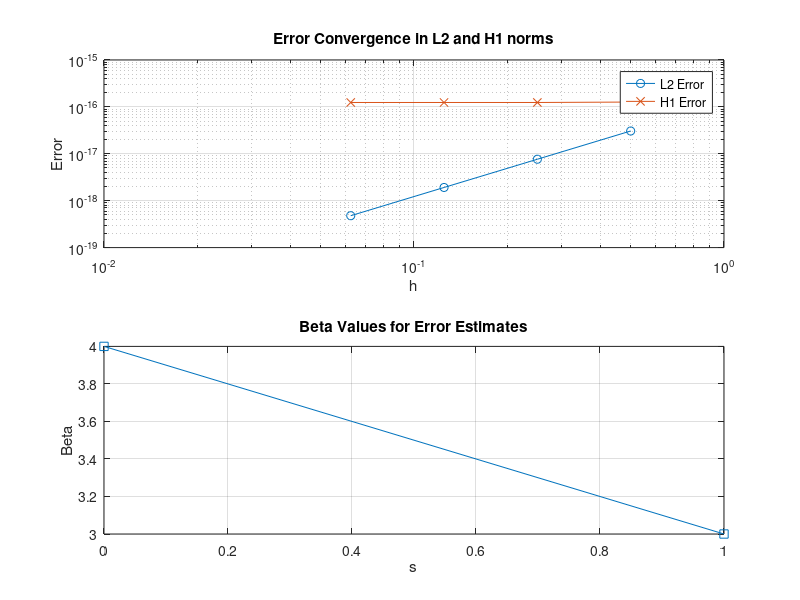

MATLAB code to generate this figure:
%Aubin-Nische method 方法误差估计
%现在使用Aubin-Nische方法决定e在L2以及H1的收敛速度，该问题中m = 1,k = 2
clc;
clear;
close all;

%首先选择问题参数
k = 3 % 三次Hermite形函数 (k=3)
m = 2 % 二阶误差估计 (m=2)
s_vals = 0:1%0<=s<=m
beta_vals = zeros(size(s_vals))%存储beta

%现在我们要假定一个参考解
%然后确定网格大小
%然后用一个for来迭代每个网格大小
%迭代的for里包括一个网格和元素矩阵来确定有限元解
%然后用解来确定L2和H1范数

% 网格大小
h_vals = [1/2, 1/4, 1/8, 1/16]; % 不同的网格尺寸

% 假定一个参考解 u(x)
u_exact = @(x) sin(pi*x);  % 参考解为正弦函数

% 初始化误差数组
error_L2 = zeros(length(h_vals), 1);
error_H1 = zeros(length(h_vals), 1);
error_H2 = zeros(length(h_vals), 1);

% 计算不同网格大小下的误差
for h_idx = 1:length(h_vals)
    h = h_vals(h_idx);


    % 生成网格和元素矩阵
    x = 0:h:1; % 一维网格
    N = length(x) - 1; % 网格节点数量

    % 计算有限元解（这里以线性有限元为例）
    % 使用简单的线性插值作为有限元解近似
    u_approx = zeros(size(x)); % 近似解数组
    for i = 1:N
        u_approx(i) = u_exact(x(i)); % 这里直接取参考解的值，实际中为计算得到的近似解
    end

    % 计算误差 L2 范数
    error_L2(h_idx) = norm(u_approx - u_exact(x), 2) * h^2; % 近似解和参考解的L2误差
    
    % 计算误差 H1 范数
    grad_u_approx = gradient(u_approx, h); % 近似解的梯度
    grad_u_exact = gradient(u_exact(x), h); % 参考解的梯度
    error_H1(h_idx) = norm(grad_u_approx - grad_u_exact, 2) * h; % 近似解和参考解的H1误差
    
    % 计算误差 H2 范数
    grad2_u_approx = gradient(grad_u_approx, h); % 近似解的二阶导数
    grad2_u_exact = gradient(grad_u_exact, h); % 参考解的二阶导数
    error_H2(h_idx) = norm(grad2_u_approx - grad2_u_exact, 2) * h^0.5; % 近似解和参考解的H2误差
end


% 绘制结果
figure;
subplot(2,1,1);
loglog(h_vals, error_L2(:,1), 'o-', 'DisplayName', 'L2 Error');
hold on;
loglog(h_vals, error_H1(:,1), 'x-', 'DisplayName', 'H1 Error');
xlabel('h');
ylabel('Error');
title('Error Convergence in L2 and H1 norms');
legend;
grid on;

% 计算 beta 值
for s_idx = 1:length(s_vals)
    beta_vals(s_idx) = min(k+1-s_vals(s_idx), 2*(k+1-m)); % 计算beta值
end

subplot(2,1,2);
plot(s_vals, beta_vals, 's-', 'DisplayName', 'Beta Values');
xlabel('s');
ylabel('Beta');
title('Beta Values for Error Estimates');
grid on;
